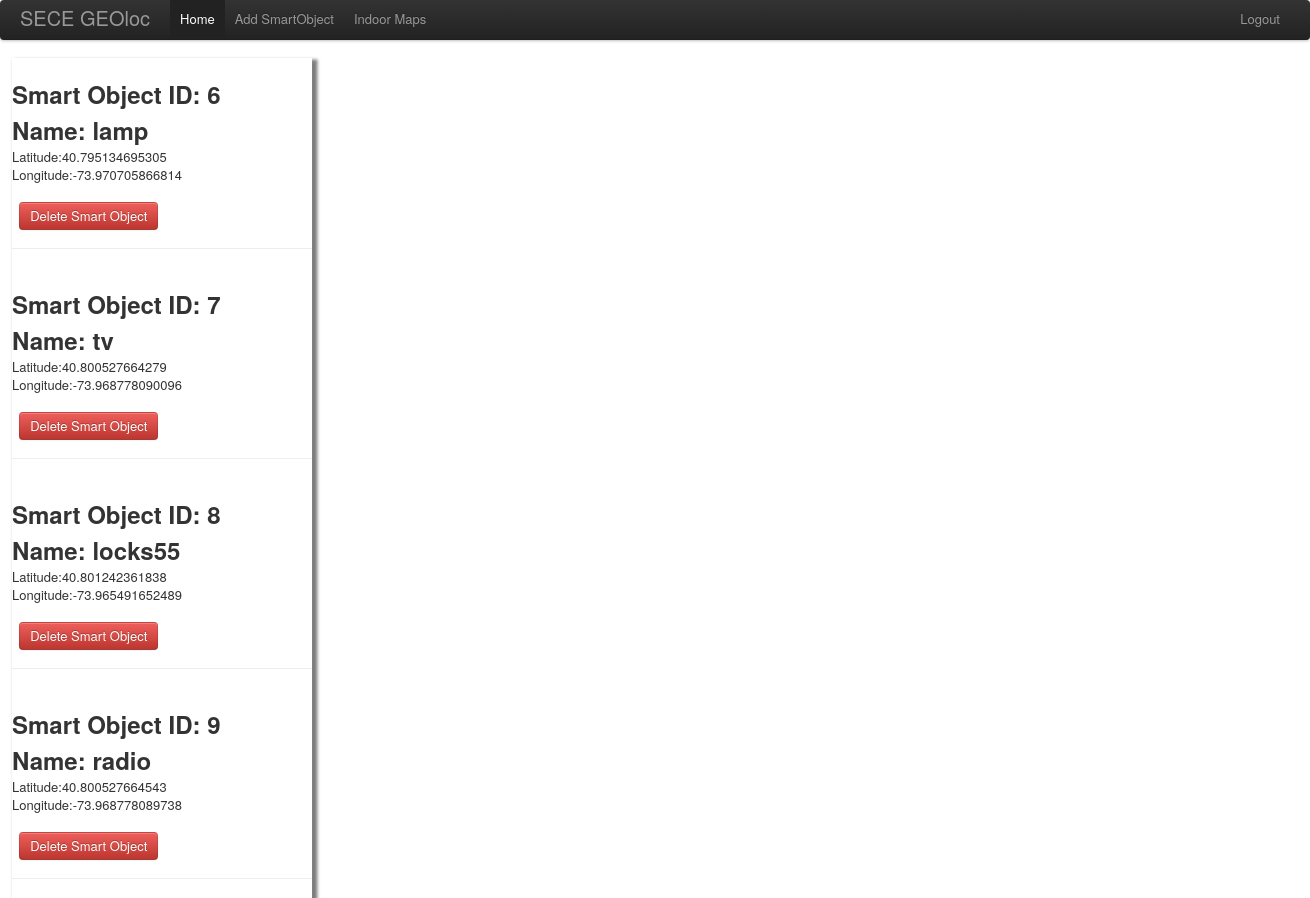
The page / on the database its author committed.
### tables this page shows
CREATE TABLE `smartobj` (
  `userID` int(11) DEFAULT NULL,
  `smartID` varchar(10) NOT NULL DEFAULT '',
  `name` varchar(45) DEFAULT NULL,
  `lat` decimal(15,12) DEFAULT NULL,
  `lng` decimal(15,12) DEFAULT NULL,
  `position` varchar(50) DEFAULT NULL,
  `altitude` decimal(5,2) DEFAULT NULL,
  `imgpath` varchar(250) DEFAULT NULL,
  PRIMARY KEY (`smartID`),
  KEY `userID` (`userID`),
  CONSTRAINT `smartobj_ibfk_1` FOREIGN KEY (`userID`) REFERENCES `user` (`Userid`)
);

### index.php (the view, shortened to what this page needs)
<!DOCTYPE html>
<html>
  <head>
    <link rel ="stylesheet" type = "text/css" href= "./css/bootstrap.css">
    <link rel ="stylesheet" type = "text/css" href= "./css/styles.css">
  </head>
  <body>
    <div class="navbar">
      <div class="navbar-inner">
        <div class="container">
          <a class= "brand" href= "#">SECE GEOloc</a>
          <ul class="nav">
            <li class="active">
              <a href="#">Home</a>
            </li>
            <li><a href="newSObj.php">Add SmartObject</a></li>
            <li><a href="indoorcheck.php">Indoor Maps</a></li>
          </ul>
          <ul class = "nav pull-right"><a href = "logout.php"><li> Logout </a></li></ul>
        </div>
      </div>
    </div>
    <div class = "container">
      <div class = "span4" id = "sidebar">
        <?php
          $con = mysql_connect('localhost', 'root', '');
          $query2 = "select * from smartobj where userID = '11'";
          $result2 = mysql_query($query2, $con);
          while($row = mysql_fetch_array($result2)){
            echo "<br>";
            echo "<h2>Smart Object ID: ".$row['smartID']."<br> Name: ".$row['name']."</h2></a>Latitude:".$row['lat']." Longitude:".$row['lng']."<br><br>&nbsp&nbsp<a href='deleteSObj.php?id=".$row['smartID']."'><input type = 'button' class = 'btn btn-danger' onclick = 'deleteSObj.php?id = ".$row['smartID']."' value = 'Delete Smart Object'></a>&nbsp&nbsp<hr>";
          }
        ?>
      </div>
      <div class = "span12">
        <div id="map_canvas" class = "map"></div>
      </div>
    </div>
  </body>
</html>

### css/styles.css (style rules this page uses)
.map { height: 500px; width: 100%; }
.container { width:1300px; }
#sidebar { margin-left: 7px; -webkit-box-shadow: 3px 3px 3px 2.5px rgba(0, 0, 0, 0.5); box-shadow: 3px 3px 3px 2.5px rgba(0, 0, 0, 0.5); }

### rows shown on the page
smartobj: smartID "6", name "lamp", lat "40.795134695305", lng "-73.970705866814"
smartobj: smartID "7", name "tv", lat "40.800527664279", lng "-73.968778090096"
smartobj: smartID "8", name "locks55", lat "40.801242361838", lng "-73.965491652489"
smartobj: smartID "9", name "radio", lat "40.800527664543", lng "-73.968778089738"
